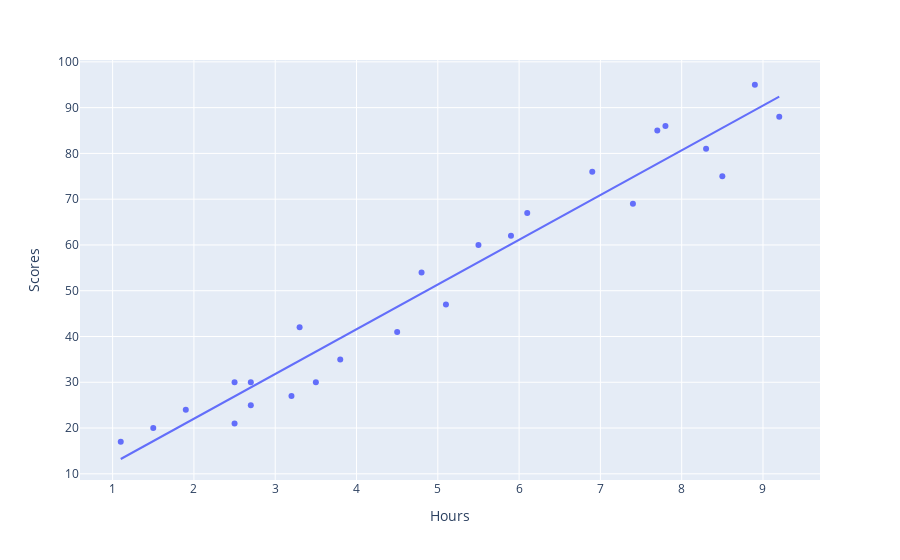

Source (notebook cell):
### Markdown cell above
<b>Plotting</b>

### Code cell
df= px.scatter(data, x="Hours", y="Scores", trendline="ols")
df

### Figure 1 — Plotly figure (JSON) as saved in the notebook; plotly's stock layout.template omitted (floating-point values rounded to 4 significant figures)
{"data": [{"hovertemplate": "Hours=%{x}<br>Scores=%{y}<extra></extra>", "legendgroup": "", "marker": {"color": "#636efa", "symbol": "circle"}, "mode": "markers", "name": "", "orientation": "v", "showlegend": false, "type": "scatter", "x": [2.5, 5.1, 3.2, 8.5, 3.5, 1.5, 9.2, 5.5, 8.3, 2.7, 7.7, 5.9, 4.5, 3.3, 1.1, 8.9, 2.5, 1.9, 6.1, 7.4, 2.7, 4.8, 3.8, 6.9, 7.8], "xaxis": "x", "y": [21, 47, 27, 75, 30, 20, 88, 60, 81, 25, 85, 62, 41, 42, 17, 95, 30, 24, 67, 69, 30, 54, 35, 76, 86], "yaxis": "y"}, {"hovertemplate": "<b>OLS trendline</b><br>Scores = 9.7758 * Hours + 2.48367<br>R<sup>2</sup>=0.952948<br><br>Hours=%{x}<br>Scores=%{y} <b>(trend)</b><extra></extra>", "legendgroup": "", "marker": {"color": "#636efa", "symbol": "circle"}, "mode": "lines", "name": "", "showlegend": false, "type": "scatter", "x": [1.1, 1.5, 1.9, 2.5, 2.5, 2.7, 2.7, 3.2, 3.3, 3.5, 3.8, 4.5, 4.8, 5.1, 5.5, 5.9, 6.1, 6.9, 7.4, 7.7, 7.8, 8.3, 8.5, 8.9, 9.2], "xaxis": "x", "y": [13.24, 17.15, 21.06, 26.92, 26.92, 28.88, 28.88, 33.77, 34.74, 36.7, 39.63, 46.47, 49.41, 52.34, 56.25, 60.16, 62.12, 69.94, 74.82, 77.76, 78.73, 83.62, 85.58, 89.49, 92.42], "yaxis": "y"}], "layout": {"legend": {"tracegroupgap": 0}, "margin": {"t": 60}, "xaxis": {"anchor": "y", "domain": [0, 1], "title": {"text": "Hours"}}, "yaxis": {"anchor": "x", "domain": [0, 1], "title": {"text": "Scores"}}}}
